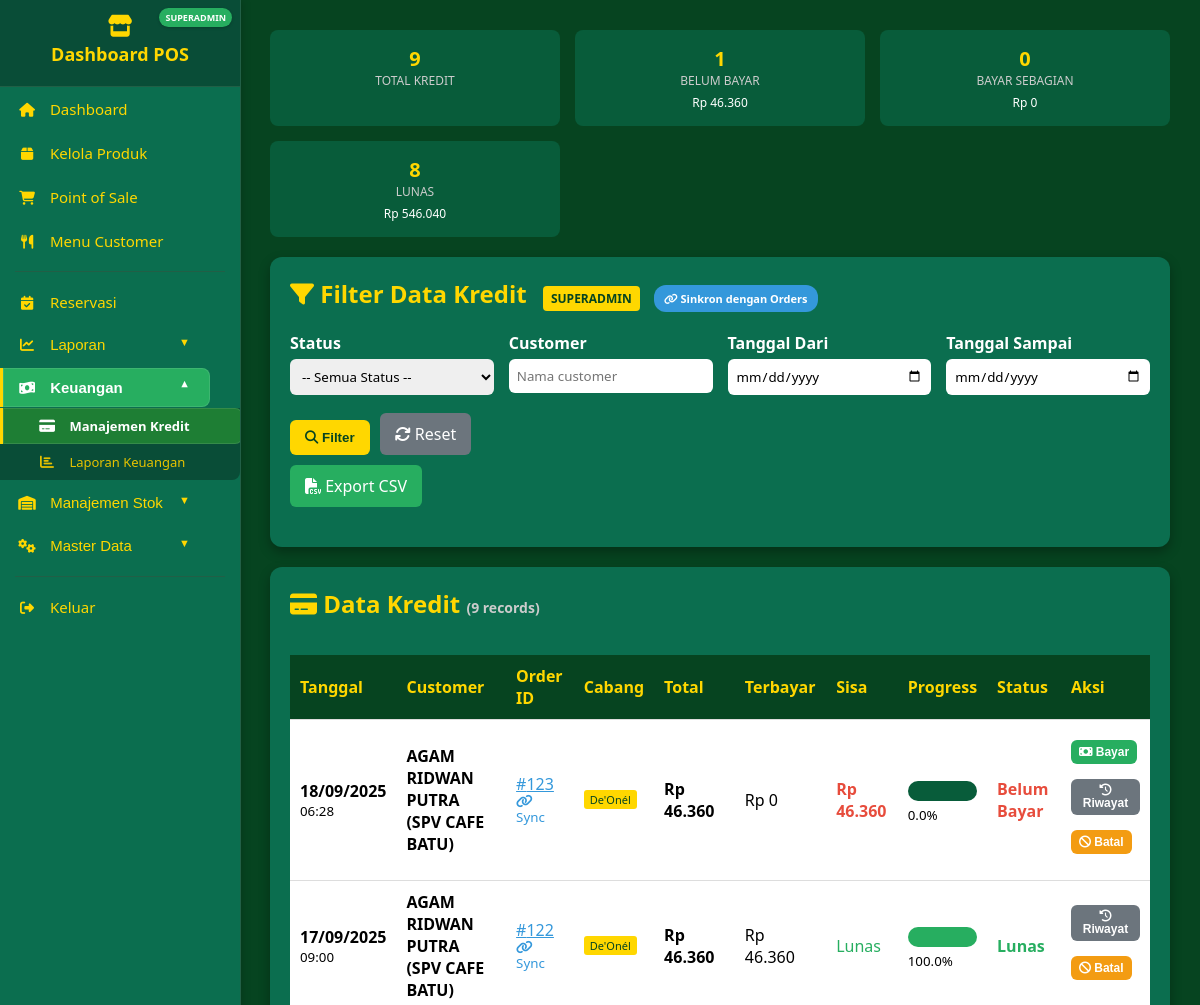
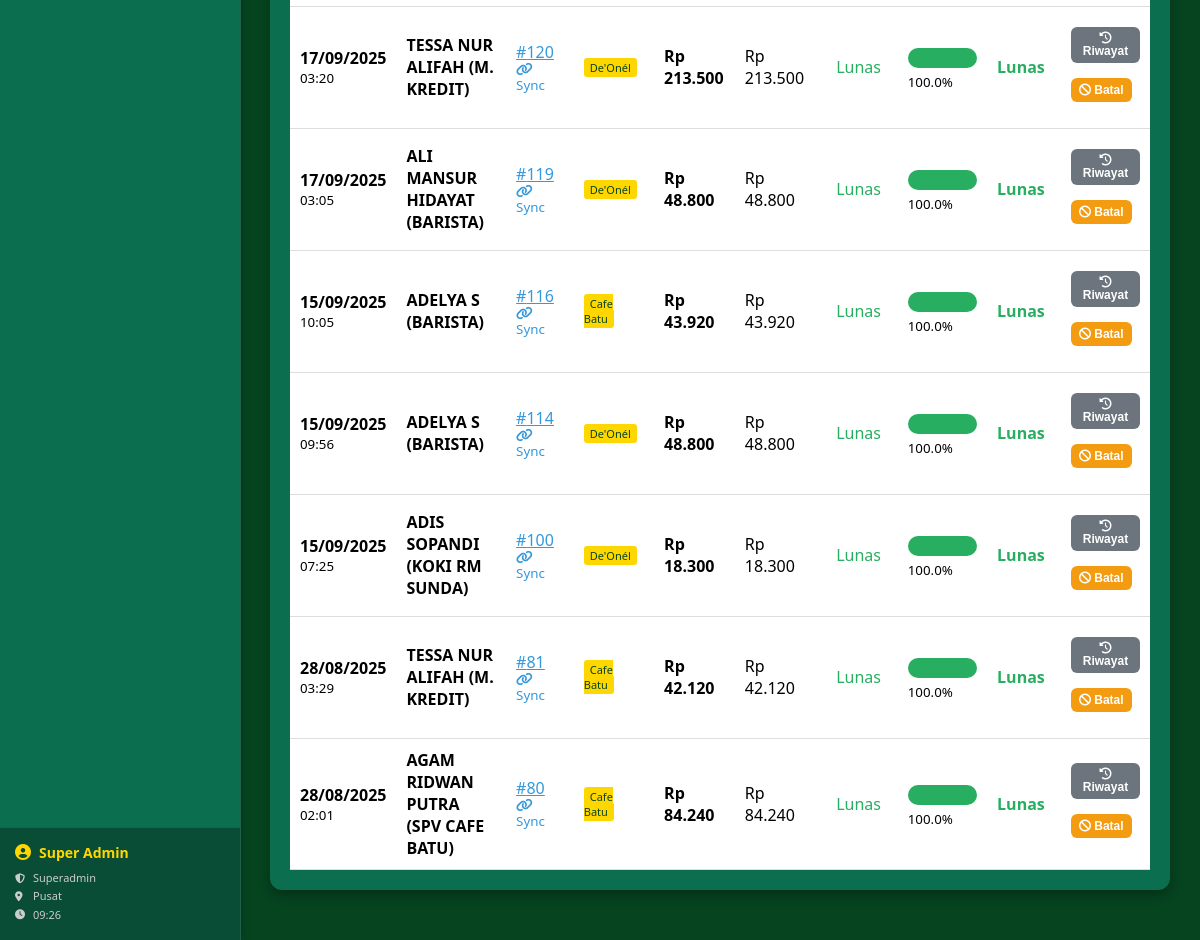
/manage_credits.php (signed in), run on the app's committed database (2 pictures, top to bottom).
### tables this page shows
CREATE TABLE `branches` (
  `id` int(11) NOT NULL AUTO_INCREMENT,
  `name` varchar(120) NOT NULL,
  PRIMARY KEY (`id`)
);

CREATE TABLE `credits` (
  `id` int(11) NOT NULL AUTO_INCREMENT,
  `order_id` int(11) DEFAULT NULL,
  `employee_id` int(11) DEFAULT NULL,
  `employee_name` varchar(120) DEFAULT NULL,
  `customer_name` varchar(255) NOT NULL,
  `customer_phone` varchar(50) DEFAULT NULL,
  `total_amount` decimal(15,2) NOT NULL,
  `paid_amount` decimal(15,2) DEFAULT 0.00,
  `status` enum('unpaid','partial','paid','cancelled') DEFAULT 'unpaid',
  `branch_id` int(11) NOT NULL,
  `user_id` int(11) NOT NULL,
  `due_date` date DEFAULT NULL,
  `notes` text DEFAULT NULL,
  `created_at` timestamp NOT NULL DEFAULT current_timestamp(),
  `updated_at` timestamp NOT NULL DEFAULT current_timestamp() ON UPDATE current_timestamp(),
  PRIMARY KEY (`id`),
  KEY `idx_customer` (`customer_name`),
  KEY `idx_status` (`status`),
  KEY `idx_branch` (`branch_id`),
  KEY `idx_due_date` (`due_date`),
  KEY `idx_created` (`created_at`),
  KEY `order_id` (`order_id`),
  KEY `user_id` (`user_id`),
  CONSTRAINT `credits_ibfk_1` FOREIGN KEY (`order_id`) REFERENCES `orders` (`id`) ON DELETE SET NULL,
  CONSTRAINT `credits_ibfk_2` FOREIGN KEY (`branch_id`) REFERENCES `branches` (`id`),
  CONSTRAINT `credits_ibfk_3` FOREIGN KEY (`user_id`) REFERENCES `users` (`id`)
);

CREATE TABLE `orders` (
  `id` int(11) NOT NULL AUTO_INCREMENT,
  `user_id` int(11) NOT NULL,
  `branch_id` int(11) NOT NULL,
  `total` int(11) NOT NULL,
  `payment_method` varchar(40) NOT NULL,
  `status` enum('pending','paid','cancelled','refunded','credit') DEFAULT 'pending',
  `created_at` timestamp NOT NULL DEFAULT current_timestamp(),
  `customer_name` varchar(120) DEFAULT NULL,
  `employee_id` int(11) DEFAULT NULL,
  `employee_name` varchar(120) DEFAULT NULL,
  `order_type` varchar(16) DEFAULT NULL,
  `table_no` varchar(32) DEFAULT NULL,
  `tax_percent` float DEFAULT NULL,
  `tax_value` int(11) DEFAULT 0,
  `service_percent` float DEFAULT NULL,
  `service_value` int(11) DEFAULT 0,
  `cash_given` int(11) DEFAULT NULL,
  `change_returned` decimal(15,2) DEFAULT NULL,
  `change_amount` int(11) DEFAULT NULL,
  PRIMARY KEY (`id`),
  KEY `idx_status` (`status`),
  KEY `idx_payment_method` (`payment_method`)
);

### manage_credits.php (the view, shortened to what the rows shown need)
<?php
require_once __DIR__.'/../src/lib/db.php';
require_once __DIR__.'/../src/lib/auth.php';
require_once __DIR__ . '/../src/nav/sidebar.php';
$u = auth_user();
$where_conditions = ['1=1'];
$params = [];
$where_clause = implode(' AND ', $where_conditions);
$sql = "SELECT c.*, b.name as branch_name, u.name as user_name,
               o.id as order_id, o.created_at as order_date
        FROM credits c
        LEFT JOIN branches b ON c.branch_id = b.id
        LEFT JOIN users u ON c.user_id = u.id
        LEFT JOIN orders o ON c.order_id = o.id
        WHERE $where_clause
        ORDER BY c.created_at DESC";
$stmt = db()->prepare($sql);
$stmt->execute($params);
$credits = $stmt->fetchAll();
?>
<!DOCTYPE html>
<html lang="id">
<head>
  <link rel="stylesheet" href="/pos-web-starter/assets/css/all.min.css">
</head>
<body>
<div class="container">
  <div class="card">
    <h2>
      <i class="fa fa-filter"></i> Filter Data Kredit
      <span class="role-badge"><?= strtoupper($u['role']) ?></span>
      <span class="sync-indicator">
        <i class="fa fa-link"></i> Sinkron dengan Orders
      </span>
    </h2>
  </div>
  <div class="card">
    <h2>
      <i class="fa fa-credit-card"></i> Data Kredit
      <span style="font-size:14px; color:#ccc;">(<?= count($credits) ?> records)</span>
    </h2>
    <?php if (empty($credits)): ?>
      <div class="no-data">
        <i class="fa fa-credit-card" style="font-size:48px; margin-bottom:15px;"></i>
        <p>Tidak ada data kredit ditemukan.</p>
      </div>
    <?php else: ?>
      <div style="overflow-x:auto;">
        <table>
          <tr>
            <th>Tanggal</th>
            <th>Customer</th>
            <th>Order ID</th>
            <?php if ($u['role'] === 'superadmin'): ?>
              <th>Cabang</th>
            <?php endif; ?>
            <th>Total</th>
            <th>Terbayar</th>
            <th>Sisa</th>
            <th>Progress</th>
            <th>Status</th>
            <th>Aksi</th>
          </tr>
          <?php foreach($credits as $credit): ?>
            <?php
              $remaining = $credit['total_amount'] - $credit['paid_amount'];
              $progress = $credit['total_amount'] > 0 ? ($credit['paid_amount'] / $credit['total_amount']) * 100 : 0;
            ?>
            <tr>
              <td>
                <strong><?= date('d/m/Y', strtotime($credit['created_at'])) ?></strong><br>
                <small><?= date('H:i', strtotime($credit['created_at'])) ?></small>
              </td>
              <td>
                <strong><?= htmlspecialchars($credit['customer_name']) ?></strong>
              </td>
              <td>
                <?php if ($credit['order_id']): ?>
                  <a href="receipt.php?id=<?= $credit['order_id'] ?>" target="_blank" style="color:#3498db;">
                    #<?= $credit['order_id'] ?>
                  </a>
                  <br><small style="color:#3498db;">
                    <i class="fa fa-link" title="Tersinkronisasi dengan Orders"></i> Sync
                  </small>
                <?php else: ?>
                  -
                <?php endif; ?>
              </td>
              <?php if ($u['role'] === 'superadmin'): ?>
                <td>
                  <span style="background:#ffd700; color:#064420; padding:2px 6px; border-radius:3px; font-size:11px;">
                    <?= htmlspecialchars($credit['branch_name']) ?>
                  </span>
                </td>
              <?php endif; ?>
              <td><strong>Rp <?= number_format($credit['total_amount'], 0, ',', '.') ?></strong></td>
              <td>Rp <?= number_format($credit['paid_amount'], 0, ',', '.') ?></td>
              <td>
                <?php if ($remaining > 0): ?>
                  <strong style="color:#e74c3c;">Rp <?= number_format($remaining, 0, ',', '.') ?></strong>
                <?php else: ?>
                  <span style="color:#27ae60;">Lunas</span>
                <?php endif; ?>
              </td>
              <td>
                <div class="progress-bar">
                  <div class="progress-fill" style="width: <?= number_format($progress, 1) ?>%"></div>
                </div>
                <small><?= number_format($progress, 1) ?>%</small>
              </td>
              <td>
                <span class="status-<?= $credit['status'] ?>">
                  <?php
                    $status_labels = [
                      'unpaid' => 'Belum Bayar',
                      'partial' => 'Sebagian',
                      'paid' => 'Lunas',
                      'cancelled' => 'Dibatalkan'
                    ];
                    echo $status_labels[$credit['status']] ?? ucfirst($credit['status']);
                  ?>
                </span>
              </td>
              <td>
                <div style="display:flex;gap:5px;flex-wrap:wrap;">
                  <?php if ($credit['status'] !== 'paid' && $credit['status'] !== 'cancelled'): ?>
                    <button
                      class="btn-success btn-pay-credit"
                      style="font-size:12px;padding:5px 8px;"
                      data-credit-id="<?= $credit['id'] ?>"
                      data-customer-name="<?= htmlspecialchars($credit['customer_name'], ENT_QUOTES, 'UTF-8') ?>"
                      data-remaining="<?= $remaining ?>"
                    >
                      <i class="fa fa-money-bill"></i> Bayar
                    </button>
                  <?php endif; ?>
                  <button onclick="viewPaymentHistory(<?= $credit['id'] ?>)"
                          class="btn-secondary" style="font-size:12px;padding:5px 8px;">
                    <i class="fa fa-history"></i> Riwayat
                  </button>
                  <?php if ($credit['status'] !== 'cancelled'): ?>
                    <form method="post" style="display:inline;" onsubmit="return confirm('Yakin batalkan kredit ini? Status pada Orders juga akan berubah menjadi Cancelled.')">
                      <button type="submit" class="btn-warning" style="font-size:12px;padding:5px 8px;">
                        <i class="fa fa-ban"></i> Batal
                      </button>
                    </form>
                  <?php endif; ?>
                </div>
              </td>
            </tr>
          <?php endforeach; ?>
        </table>
      </div>
    <?php endif; ?>
  </div>
</div>
</body>
</html>

### sidebar.php (shortened to what the rows shown need)
<?php
require_once __DIR__ . '/../lib/db.php';
require_once __DIR__ . '/../lib/auth.php';
if (!function_exists('getBranchName')) {
    function getBranchName($branch_id) {
        try {
            $stmt = db()->prepare("SELECT name FROM branches WHERE id = ?");
            $stmt->execute([$branch_id]);
            $row = $stmt->fetch();
            return $row ? $row['name'] : 'Unknown';
        } catch (Exception $e) {
            return 'Error';
        }
    }
}
if (!function_exists('get_auth_user')) {
    function get_auth_user() {
        return auth_user();
    }
}
$u = get_auth_user();
?>
<div class="sidebar">
  <div class="user-info">
    <div class="user-details">
      <div><i class="fas fa-shield-alt"></i> <?= ucfirst(htmlspecialchars($u['role'])) ?></div>
      <?php if (!empty($u['branch_id'])): ?>
      <div><i class="fas fa-map-marker-alt"></i> <?= htmlspecialchars(getBranchName($u['branch_id'])) ?></div>
      <?php endif; ?>
      <div><i class="fas fa-clock"></i> <?= isset($_SESSION['login_time']) ? date('H:i', strtotime($_SESSION['login_time'])) : 'N/A' ?></div>
    </div>
  </div>
</div>

### data on the page
branches: name "Pusat"
credits: created_at "18/09/2025", created_at "06:28", customer_name "AGAM RIDWAN PUTRA (SPV CAFE BATU)", order "123", branch.name "De'Onél", total_amount "46.360", paid_amount "0", remaining "46.360", progress "0.0", status "Belum Bayar"
credits: created_at "17/09/2025", created_at "09:00", customer_name "AGAM RIDWAN PUTRA (SPV CAFE BATU)", order "122", branch.name "De'Onél", total_amount "46.360", paid_amount "46.360", shows "Lunas", progress "100.0", status "Lunas"
credits: created_at "17/09/2025", created_at "03:20", customer_name "TESSA NUR ALIFAH (M. KREDIT)", order "120", branch.name "De'Onél", total_amount "213.500", paid_amount "213.500", shows "Lunas", progress "100.0", status "Lunas"
credits: created_at "17/09/2025", created_at "03:05", customer_name "ALI MANSUR HIDAYAT (BARISTA)", order "119", branch.name "De'Onél", total_amount "48.800", paid_amount "48.800", shows "Lunas", progress "100.0", status "Lunas"
credits: created_at "15/09/2025", created_at "10:05", customer_name "ADELYA S (BARISTA)", order "116", branch.name "Cafe Batu", total_amount "43.920", paid_amount "43.920", shows "Lunas", progress "100.0", status "Lunas"
credits: created_at "15/09/2025", created_at "09:56", customer_name "ADELYA S (BARISTA)", order "114", branch.name "De'Onél", total_amount "48.800", paid_amount "48.800", shows "Lunas", progress "100.0", status "Lunas"
credits: created_at "15/09/2025", created_at "07:25", customer_name "ADIS SOPANDI (KOKI RM SUNDA)", order "100", branch.name "De'Onél", total_amount "18.300", paid_amount "18.300", shows "Lunas", progress "100.0", status "Lunas"
credits: created_at "28/08/2025", created_at "03:29", customer_name "TESSA NUR ALIFAH (M. KREDIT)", order "81", branch.name "Cafe Batu", total_amount "42.120", paid_amount "42.120", shows "Lunas", progress "100.0", status "Lunas"
credits: created_at "28/08/2025", created_at "02:01", customer_name "AGAM RIDWAN PUTRA (SPV CAFE BATU)", order "80", branch.name "Cafe Batu", total_amount "84.240", paid_amount "84.240", shows "Lunas", progress "100.0", status "Lunas"

### other printed values
$u['role'] "SUPERADMIN"
$u['name'] "Super Admin"
$u['role'] "Superadmin"
date('H:i', strtotime($_SESSION['login_time'])) "09:26"
count($credits) "9"
$summary['unpaid']['count'] "1"
$summary['unpaid']['remaining_amount'] "46.360"
$summary['partial']['count'] "0"
$summary['partial']['remaining_amount'] "0"
$summary['paid']['count'] "8"
$summary['paid']['total_amount'] "546.040"
